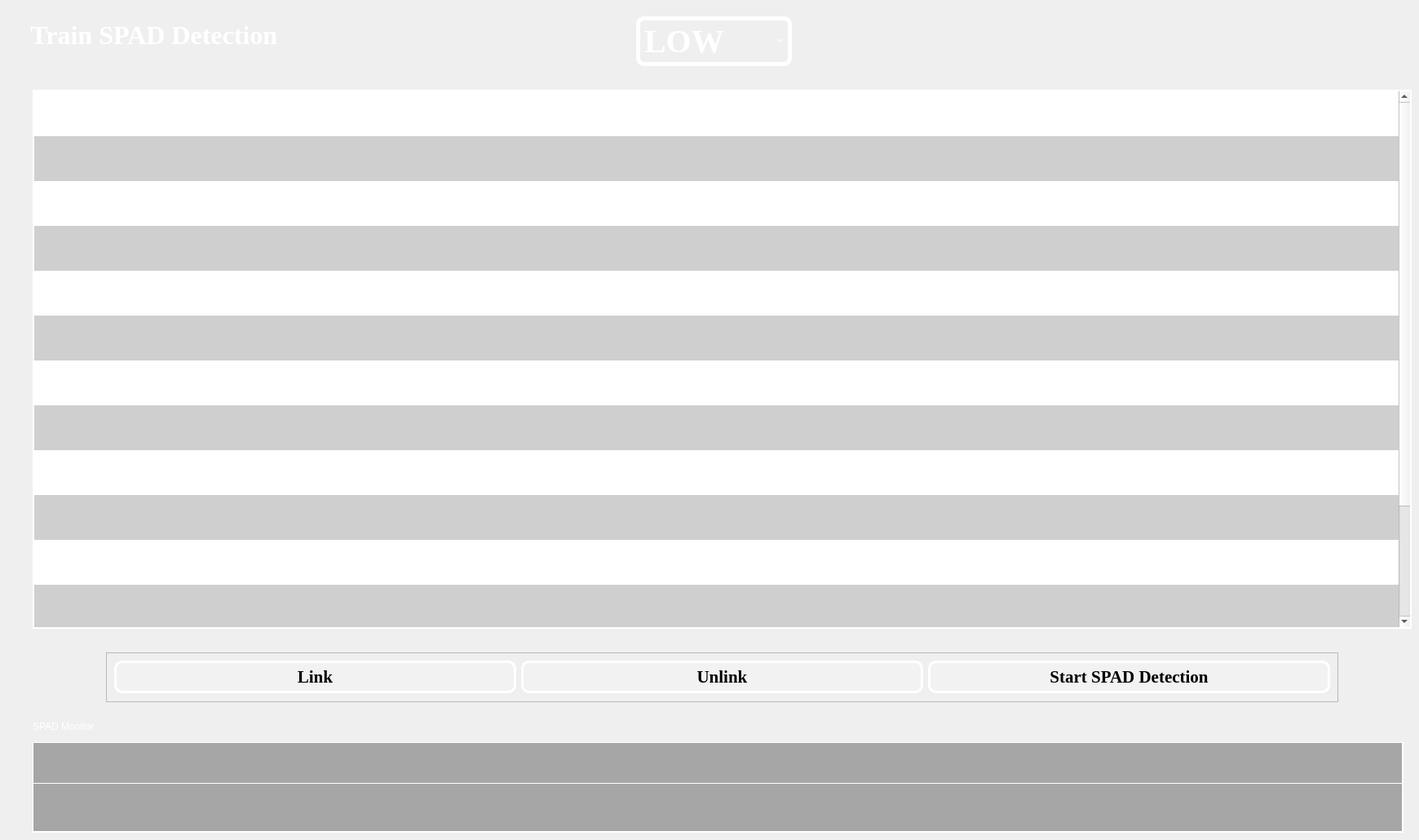
    <widget class="QWidget" name="page_10">
     <widget class="QComboBox" name="comboBox_10">
      <property name="geometry">
       <rect>
        <x>780</x>
        <y>20</y>
        <width>191</width>
        <height>61</height>
       </rect>
      </property>
      <property name="font">
       <font>
        <family>Times New Roman</family>
        <pointsize>30</pointsize>
        <weight>75</weight>
        <bold>true</bold>
       </font>
      </property>
      <property name="styleSheet">
       <string notr="true">
QComboBox {
    padding: 5px;
    border: 5px solid rgb(255, 255, 255);
    border-radius: 10px;
background-color:transparent;
color:rgb(255, 255, 255)
}
QComboBox::drop-down {
    width: 20px;  /* 下拉箭头宽度 */
}</string>
      </property>
      <item>
       <property name="text">
        <string>LOW</string>
       </property>
      </item>
      <item>
       <property name="text">
        <string>SHS</string>
       </property>
      </item>
      <item>
       <property name="text">
        <string>KOT</string>
       </property>
      </item>
      <item>
       <property name="text">
        <string>UNI</string>
       </property>
      </item>
      <item>
       <property name="text">
        <string>TAP</string>
       </property>
      </item>
      <item>
       <property name="text">
        <string>ADM</string>
       </property>
      </item>
      <item>
       <property name="text">
        <string>EXC</string>
       </property>
      </item>
      <item>
       <property name="text">
        <string>NHUH</string>
       </property>
      </item>
      <item>
       <property name="text">
        <string>MKK</string>
       </property>
      </item>
      <item>
       <property name="text">
        <string>TAW</string>
       </property>
      </item>
      <item>
       <property name="text">
        <string>SHT</string>
       </property>
      </item>
      <item>
       <property name="text">
        <string>FOT</string>
       </property>
      </item>
      <item>
       <property name="text">
        <string>FAN</string>
       </property>
      </item>
      <item>
       <property name="text">
        <string>LMC</string>
       </property>
      </item>
      <item>
       <property name="text">
        <string>HUH</string>
       </property>
      </item>
      <item>
       <property name="text">
        <string>RAC</string>
       </property>
      </item>
      <item>
       <property name="text">
        <string>TWO</string>
       </property>
      </item>
     </widget>
     <widget class="QLabel" name="label_12">
      <property name="geometry">
       <rect>
        <x>30</x>
        <y>20</y>
        <width>401</width>
        <height>45</height>
       </rect>
      </property>
      <property name="font">
       <font>
        <family>Times New Roman</family>
        <pointsize>24</pointsize>
        <weight>75</weight>
        <italic>false</italic>
        <bold>true</bold>
       </font>
      </property>
      <property name="styleSheet">
       <string notr="true">font: bold 24pt &quot;Times New Roman&quot;;
color: rgb(255, 255, 255);</string>
      </property>
      <property name="text">
       <string> Train SPAD Detection</string>
      </property>
     </widget>
     <widget class="QTableWidget" name="tableWidget_6">
      <property name="geometry">
       <rect>
        <x>40</x>
        <y>110</y>
        <width>1691</width>
        <height>661</height>
       </rect>
      </property>
      <property name="styleSheet">
       <string notr="true">QTableWidget {
    background-color: white;      /* 白色背景 */
    border: 2px solid white;      /* 白色边框 */
    border-radius: 0px;           /* 直角边框 */
	font: 13pt &quot;Times New Roman&quot;;
color:black;
}
QHeaderView::section {
    background-color: #2f5597;
    color: white;
padding:16px;
	font: bold 12pt &quot;Times New Roman&quot;;
gridline-color: #2f5597;
}
QTableView {
background-color:#white;    
alternate-background-color: #cfcfcf;
gridline-color: #a6a6a6;
}
/* 强制覆盖角按钮样式 */
QTableWidget QTableCornerButton::section {
    background-color: #2f5597 !important;
}</string>
      </property>
      <property name="alternatingRowColors">
       <bool>true</bool>
      </property>
      <property name="showGrid">
       <bool>false</bool>
      </property>
      <property name="wordWrap">
       <bool>true</bool>
      </property>
      <property name="rowCount">
       <number>14</number>
      </property>
      <property name="columnCount">
       <number>3</number>
      </property>
      <attribute name="horizontalHeaderVisible">
       <bool>false</bool>
      </attribute>
      <attribute name="horizontalHeaderCascadingSectionResizes">
       <bool>false</bool>
      </attribute>
      <attribute name="horizontalHeaderMinimumSectionSize">
       <number>100</number>
      </attribute>
      <attribute name="horizontalHeaderDefaultSectionSize">
       <number>370</number>
      </attribute>
      <attribute name="horizontalHeaderShowSortIndicator" stdset="0">
       <bool>false</bool>
      </attribute>
      <attribute name="horizontalHeaderStretchLastSection">
       <bool>true</bool>
      </attribute>
      <attribute name="verticalHeaderVisible">
       <bool>false</bool>
      </attribute>
      <attribute name="verticalHeaderCascadingSectionResizes">
       <bool>false</bool>
      </attribute>
      <attribute name="verticalHeaderMinimumSectionSize">
       <number>30</number>
      </attribute>
      <attribute name="verticalHeaderDefaultSectionSize">
       <number>55</number>
      </attribute>
      <attribute name="verticalHeaderHighlightSections">
       <bool>true</bool>
      </attribute>
      <attribute name="verticalHeaderShowSortIndicator" stdset="0">
       <bool>false</bool>
      </attribute>
      <attribute name="verticalHeaderStretchLastSection">
       <bool>true</bool>
      </attribute>
      <row/>
      <row/>
      <row/>
      <row/>
      <row/>
      <row/>
      <row/>
      <row/>
      <row/>
      <row/>
      <row/>
      <row/>
      <row/>
      <row/>
      <column>
       <property name="text">
        <string>Train ID</string>
       </property>
      </column>
      <column>
       <property name="text">
        <string>Signal ID</string>
       </property>
      </column>
      <column>
       <property name="text">
        <string>Signal Color</string>
       </property>
      </column>
      <item row="0" column="0">
       <property name="text">
        <string/>
       </property>
      </item>
      <item row="0" column="1">
       <property name="text">
        <string/>
       </property>
      </item>
      <item row="1" column="1">
       <property name="text">
        <string/>
       </property>
      </item>
      <item row="2" column="1">
       <property name="text">
        <string/>
       </property>
      </item>
      <item row="3" column="1">
       <property name="text">
        <string/>
       </property>
      </item>
      <item row="4" column="1">
       <property name="text">
        <string/>
       </property>
      </item>
      <item row="5" column="1">
       <property name="text">
        <string/>
       </property>
      </item>
     </widget>
     <widget class="QFrame" name="frame_9">
      <property name="geometry">
       <rect>
        <x>130</x>
        <y>800</y>
        <width>1511</width>
        <height>61</height>
       </rect>
      </property>
      <property name="font">
       <font>
        <family>Times New Roman</family>
        <pointsize>16</pointsize>
       </font>
      </property>
      <property name="frameShape">
       <enum>QFrame::StyledPanel</enum>
      </property>
      <property name="frameShadow">
       <enum>QFrame::Raised</enum>
      </property>
      <layout class="QHBoxLayout" name="horizontalLayout_2">
       <item>
        <widget class="QPushButton" name="pushButton_16">
         <property name="font">
          <font>
           <family>Times New Roman</family>
           <pointsize>16</pointsize>
           <weight>75</weight>
           <bold>true</bold>
          </font>
         </property>
         <property name="styleSheet">
          <string notr="true">
QPushButton {
    padding: 5px;
    border: 3px solid rgb(255, 255, 255);
    border-radius: 10px;
color:black;
	background-color: #f2f2f2;
}
/* 鼠标悬停效果 */
QPushButton:hover {
    background: rgb(190, 199, 211);

}

/* 按下效果 */
QPushButton:pressed {
   background: #4B6C8A;
}</string>
         </property>
         <property name="text">
          <string>Link</string>
         </property>
        </widget>
       </item>
       <item>
        <widget class="QPushButton" name="pushButton_17">
         <property name="font">
          <font>
           <family>Times New Roman</family>
           <pointsize>16</pointsize>
           <weight>75</weight>
           <bold>true</bold>
          </font>
         </property>
         <property name="styleSheet">
          <string notr="true">
QPushButton {
    padding: 5px;
    border: 3px solid rgb(255, 255, 255);
    border-radius: 10px;
color:black;
	background-color: #f2f2f2;
}
/* 鼠标悬停效果 */
QPushButton:hover {
    background: rgb(190, 199, 211);

}

/* 按下效果 */
QPushButton:pressed {
   background: #4B6C8A;
}</string>
         </property>
         <property name="text">
          <string>Unlink</string>
         </property>
        </widget>
       </item>
       <item>
        <widget class="QPushButton" name="pushButton_18">
         <property name="font">
          <font>
           <family>Times New Roman</family>
           <pointsize>16</pointsize>
           <weight>75</weight>
           <bold>true</bold>
          </font>
         </property>
         <property name="styleSheet">
          <string notr="true">
QPushButton {
    padding: 5px;
    border: 3px solid rgb(255, 255, 255);
    border-radius: 10px;
color:black;
	background-color: #f2f2f2;
}
/* 鼠标悬停效果 */
QPushButton:hover {
    background: rgb(190, 199, 211);

}

/* 按下效果 */
QPushButton:pressed {
   background: #4B6C8A;
}</string>
         </property>
         <property name="text">
          <string>Start SPAD Detection</string>
         </property>
        </widget>
       </item>
      </layout>
     </widget>
     <widget class="QTableWidget" name="tableWidget_7">
      <property name="geometry">
       <rect>
        <x>40</x>
        <y>910</y>
        <width>1681</width>
        <height>111</height>
       </rect>
      </property>
      <property name="font">
       <font>
        <family>Times New Roman</family>
        <pointsize>16</pointsize>
        <weight>50</weight>
        <italic>false</italic>
        <bold>false</bold>
       </font>
      </property>
      <property name="styleSheet">
       <string notr="true">QTableWidget {
    border-radius: 0px;           /* 直角边框 */
	font: 16pt &quot;Times New Roman&quot;;
 border: 1px solid white
}
QHeaderView::section {
    background-color: #bfbfbf;
    color: black;
width:200px;
	font: bold 16pt &quot;Times New Roman&quot;;
gridline-color: rgb(255, 255, 255);
}
QTableView {
background-color:#a6a6a6;    
gridline-color: rgb(255, 255, 255);
}</string>
      </property>
      <property name="rowCount">
       <number>2</number>
      </property>
      <attribute name="horizontalHeaderVisible">
       <bool>false</bool>
      </attribute>
      <attribute name="horizontalHeaderCascadingSectionResizes">
       <bool>false</bool>
      </attribute>
      <attribute name="horizontalHeaderHighlightSections">
       <bool>true</bool>
      </attribute>
      <attribute name="horizontalHeaderShowSortIndicator" stdset="0">
       <bool>false</bool>
      </attribute>
      <attribute name="horizontalHeaderStretchLastSection">
       <bool>true</bool>
      </attribute>
      <attribute name="verticalHeaderVisible">
       <bool>false</bool>
      </attribute>
      <attribute name="verticalHeaderCascadingSectionResizes">
       <bool>false</bool>
      </attribute>
      <attribute name="verticalHeaderMinimumSectionSize">
       <number>50</number>
      </attribute>
      <attribute name="verticalHeaderDefaultSectionSize">
       <number>50</number>
      </attribute>
      <attribute name="verticalHeaderHighlightSections">
       <bool>true</bool>
      </attribute>
      <attribute name="verticalHeaderShowSortIndicator" stdset="0">
       <bool>false</bool>
      </attribute>
      <attribute name="verticalHeaderStretchLastSection">
       <bool>true</bool>
      </attribute>
      <row>
       <property name="text">
        <string>        Status</string>
       </property>
      </row>
      <row>
       <property name="text">
        <string>    Coordinates</string>
       </property>
      </row>
      <column>
       <property name="text">
        <string/>
       </property>
      </column>
     </widget>
     <widget class="QLabel" name="label_33">
      <property name="geometry">
       <rect>
        <x>40</x>
        <y>870</y>
        <width>271</width>
        <height>41</height>
       </rect>
      </property>
      <property name="styleSheet">
       <string notr="true">font: bold 24pt &quot;Times New Roman&quot;;
color: rgb(255, 255, 255);</string>
      </property>
      <property name="text">
       <string>SPAD Monitor</string>
      </property>
     </widget>
    </widget>
